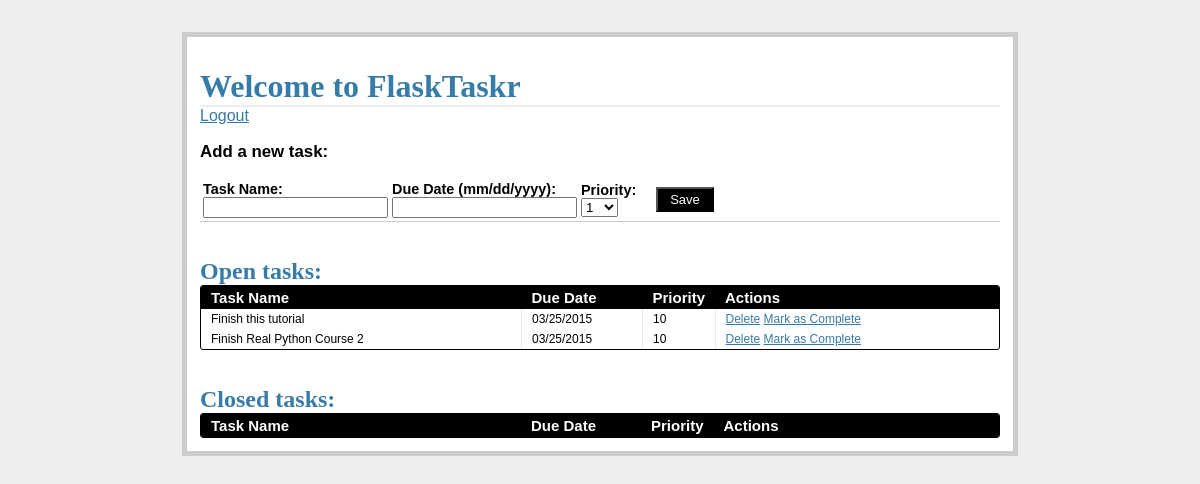
/tasks/, run on an earlier commit of the app's database.
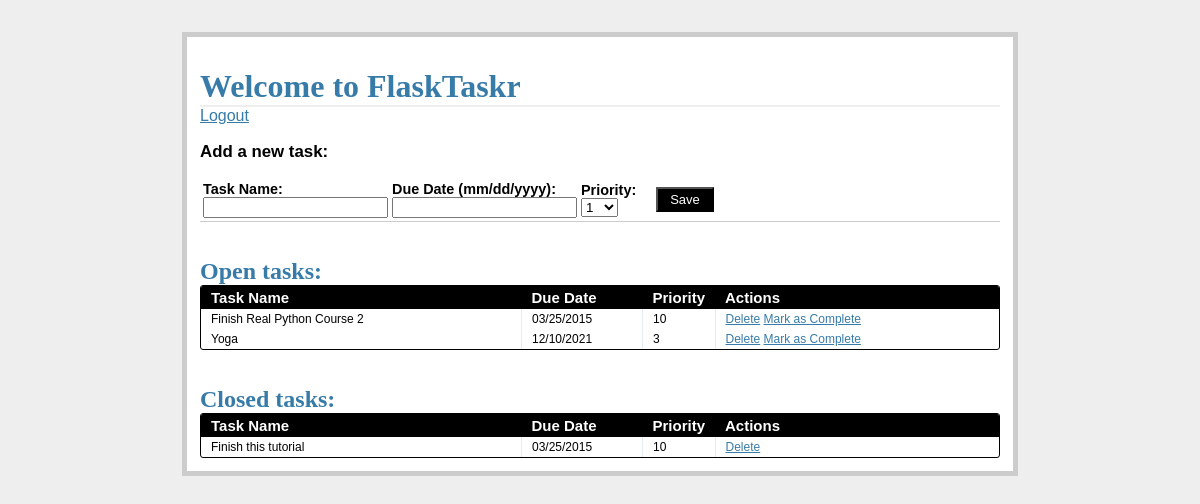
And on a later commit of the database.
### tables this page shows
CREATE TABLE tasks(task_id INTEGER PRIMARY KEY AUTOINCREMENT,
    name TEXT NOT NULL, due_date TEXT NOT NULL, priority INTEGER NOT NULL,
    status INTEGER NOT NULL);

### views.py (the view)
@app.route('/tasks/')
def tasks():
    g.db = connect_db()
    cursor = g.db.execute(
        'select name, due_date, priority, task_id from tasks where status=1'
    )
    open_tasks = [ dict(name=row[0], due_date=row[1], priority=row[2], task_id=row[3]) for row in cursor.fetchall()]
    cursor = g.db.execute(
        'select name, due_date, priority, task_id from tasks where status=0'
    )
    closed_tasks = [dict(name=row[0], due_date=row[1], priority=row[2], task_id=row[3]) for row in cursor.fetchall()]
    g.db.close()
    return render_template(
        'tasks.html',
        form=AddTaskForm(request.form),
        open_tasks=open_tasks,
        closed_tasks=closed_tasks
    )

### forms.py
class AddTaskForm(Form):
    task_id = IntegerField()
    name = StringField('Task Name', validators=[DataRequired()])
    due_date = DateField(
        'Date Due (mm/dd/yyyy)', validators=[DataRequired()], format='%m/%d/%Y'
    )
    priority = SelectField(
        'Priority',
        validators=[DataRequired()],
        choices=[
            ('1','1'),('2','2'),('3','3'),('4','4'),('5','5'),
            ('6', '6'), ('7', '7'), ('8', '8'), ('9', '9'), ('10', '10')
        ]
    )
    status = IntegerField('Status')

### views.py (called while the page is built)
def connect_db():
    return sqlite3.connect(app.config['DATABASE_PATH'])

### templates/tasks.html (shortened to what this page needs)
{% extends "_base.html" %}
{% block content %}
<h1>Welcome to FlaskTaskr</h1>
<a href="{{ url_for('logout') }}">Logout</a>
<div class="add-task">
  <h3>Add a new task:</h3>
  <table>
    <tr>
      <form action="{{ url_for('new_tasks') }}" method="post">
        <td>
          <label>Task Name:</label>
          <input name="name" type="text" width="120px">
        </td>
        <td>
          <label>Due Date (mm/dd/yyyy):</label>
          <input name="due_date" type="text" width="120px">
        </td>
        <td>
          <label>Priority:</label>
          <select name="priority" width="100px">
            <option value="1">1</option>
          </select>
        </td>
        <td>
          <input class="button" type="submit" value="Save">
        </td>
      </form>
    </tr>
  </table>
</div>
<div class="entries">
  <br>
  <br>
  <h2>Open tasks:</h2>
  <div class="datagrid">
    <table>
      <thead>
        <tr>
          <th width="300px"><strong>Task Name</strong></th>
          <th width="100px"><strong>Due Date</strong></th>
          <th width="50px"><strong>Priority</strong></th>
          <th><strong>Actions</strong></th>
        </tr>
      </thead>
      {% for task in open_tasks %}
        <tr>
          <td width="300px">{{ task.name }}</td>
          <td width="100px">{{ task.due_date }}</td>
          <td width="50px">{{ task.priority }}</td>
          <td>
            <a href="{{ url_for('delete_entry', task_id = task.task_id) }}">Delete</a>
            <a href="{{ url_for('complete', task_id = task.task_id) }}">Mark as Complete</a>
          </td>
        </tr>
      {% endfor %}
    </table>
  </div>
  <br>
  <br>
</div>
<div class="entries">
  <h2>Closed tasks:</h2>
  <div class="datagrid">
    <table>
      <thead>
      <tr>
        <th width="300px"><strong>Task Name</strong></th>
        <th width="100px"><strong>Due Date</strong></th>
        <th width="50px"><strong>Priority</strong></th>
        <th><strong>Actions</strong></th>
        </tr>
      </thead>
      {% for task in closed_tasks %}
        <tr>
          <td width="300px">{{ task.name }}</td>
          <td width="100px">{{ task.due_date }}</td>
          <td width="50px">{{ task.priority }}</td>
        <td>
          <a href="{{ url_for('delete_entry', task_id = task.task_id) }}">Delete</a>
        </td>
        </tr>
      {% endfor %}
    </table>
  </div>
</div>
{% endblock %}

### templates/_base.html (shortened to what this page needs)
<!DOCTYPE html>
<html lang="en">
<head>
    <link rel="stylesheet" href="{{ url_for('static',filename='css/main.css') }}"
</head>
<body>
    <div class="page">
        <br>
        {% block content %}
        {% endblock %}
    </div>
</body>
</html>

### static/css/main.css (style rules this page uses)
body { font-family: sans-serif; background: #eee; }
a, h1, h2 { color: #377BA8; }
h1, h2 { font-family: 'Georgia', serif; margin: 0; }
h1 { border-bottom: 2px solid #eee; }
h2 { font-size: 1.5em; }
label { display: block; font-weight: bold; }
.page { margin: 2em auto; width: 50em; border: 5px solid #ccc; padding: 0.8em; background: white; }
.entries { list-style: none; margin: 0; padding: 0; }
.add-task { font-size: 0.9em; border-bottom: 1px solid #ccc; }
.datagrid table { border-collapse: collapse; text-align: left; width: 100%; }
.datagrid { background: #fff; overflow: hidden; border: 1px solid #000000; border-radius: 3px; }
.datagrid table td, .datagrid table th { padding: 3px 10px; }
.datagrid table thead th { background-color:#000000; color:#FFFFFF; font-size: 15px; font-weight: bold; }
.datagrid table thead th:first-child { border: none; }
.datagrid table tbody td { color: #000000; border-left: 1px solid #E1EEF4; font-size: 12px; font-weight: normal; }
.datagrid table tbody td:first-child { border-left: none; }
.datagrid table tbody tr:last-child td { border-bottom: none; }
.button { background-color:#000; display:inline-block; color:#ffffff; font-size:13px; padding:3px 12px; margin: 0; text-decoration:none; position:relative; }

What changed in the data, as far as the page shows it:
added tasks: name "Yoga", due_date "12/10/2021", priority "3", shown under "Open tasks:"
changed tasks "Finish this tutorial": moves from the list under "Open tasks:" to the list under "Closed tasks:"
